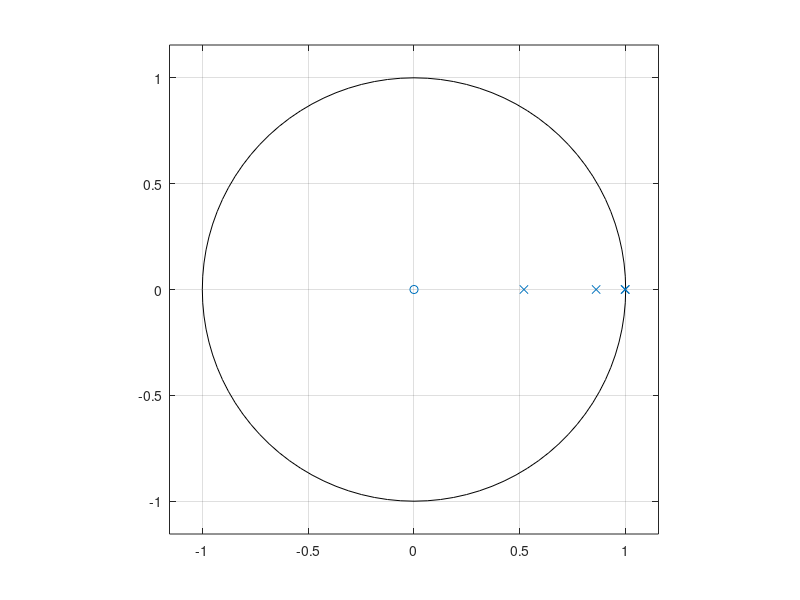

Here is the MATLAB script that generated this plot:
pkg load signal;
clc;
close all;
clear all;
km=0.4304;
ke=0.382;
R=6.2;
Mp=1.0312;
Mw=0.037;
l= 0.075693;
Ip=0.011087;
Iw=0.00003125;
r=0.0325;
g=9.81;

beta=2*Mw+2*Iw/r^2+Mp;
alpha=Ip*beta+2*Mp*l^2*(Mw+Iw/r^2);

i=2*km*ke*(Mp*l*r-Ip-Mp*l^2)/(R*r^2*alpha);

j=Mp^2*g*l^2/alpha;

m=2*km*ke*(r*beta-Mp*l)/(R*r^2*alpha);

n=Mp*g*l*beta/alpha;

i1=2*km*(-Mp*l*r + Ip + Mp*l^2)/(R*r*alpha);

i2=2*km*(-r*beta+Mp*l)/(R*r*alpha);

A=[0 1 0 0; 0 i j 0; 0 0 0 1; 0 m n 0];
B=[0; i1; 0; i2];
C=[0 0 1 0];
D=[0];

sysc = ss(A, B, C, D);
disp("Eigen values of A")
display(eig(A));
pzmap(sysc);
display(sysc);

sysd=c2d(sysc,0.005);

tf(sysd)
disp("Eigen values of A_d")
display(eig(sysd.a));
display(sysd);
Q=[10 0 0 0; 0 1 0 0 ; 0 0 100000 0; 0 0 0 100];
R=1;
[g1, x, l] = dlqr (sysd, Q, R);
display(l);
zplane(0,l);
